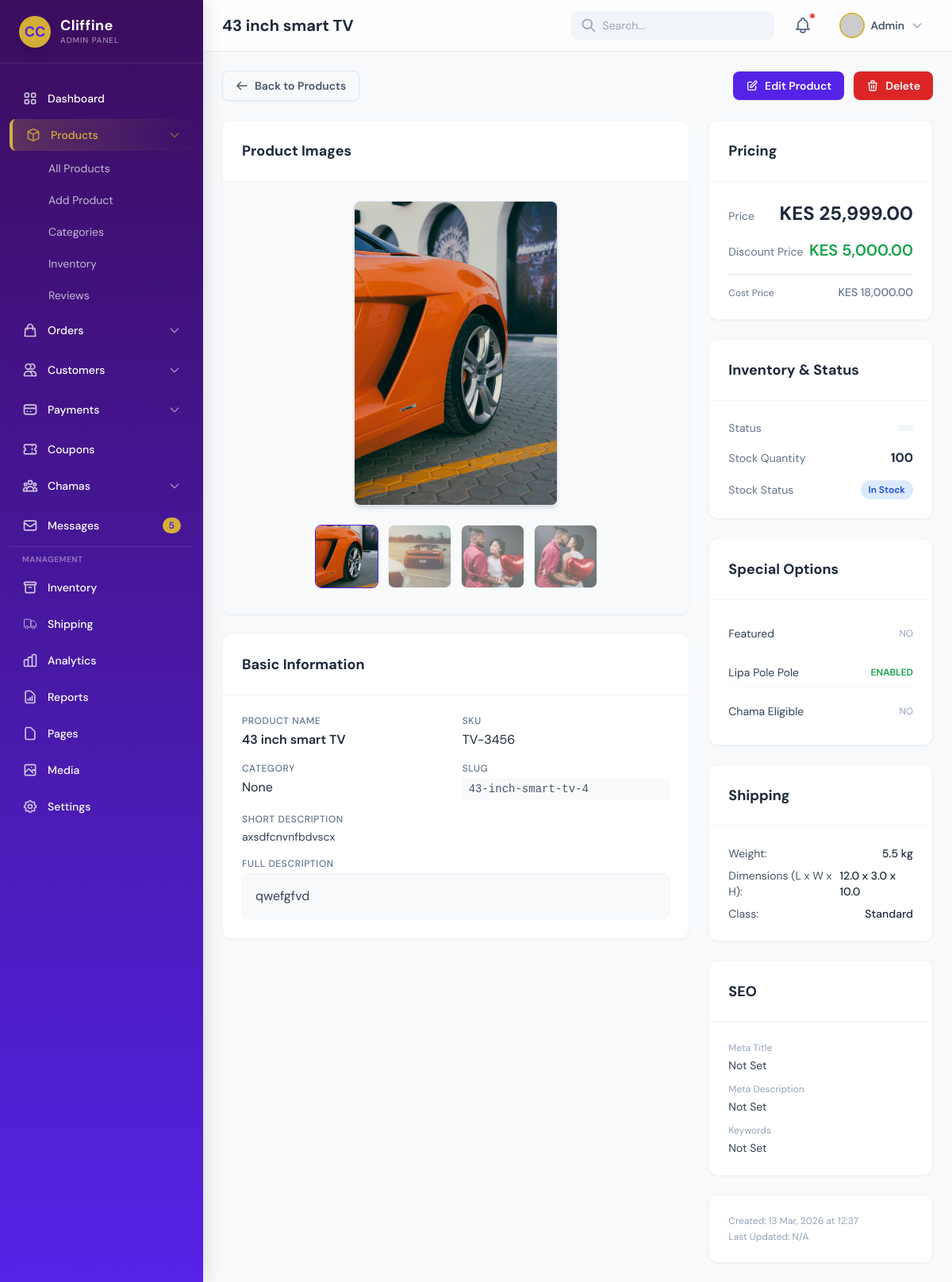
/admin/products/6/view, run on the app's committed database.
### app/models.py (models this page shows)
class Product(db.Model):
    __tablename__ = "products"
    id = db.Column(db.Integer, primary_key=True)
    name = db.Column(db.String(200), nullable=False)
    slug = db.Column(db.String(200), unique=True)
    short_description = db.Column(db.String(500))
    description = db.Column(db.Text)
    price = db.Column(db.Float, nullable=False)
    discount_price = db.Column(db.Float)
    cost_price = db.Column(db.Float)
    sku = db.Column(db.String(100))
    brand = db.Column(db.String(100))
    category_id = db.Column(db.Integer, db.ForeignKey("categories.id"))
    stock = db.Column(db.Integer, default=0)
    low_stock = db.Column(db.Integer)
    stock_status = db.Column(db.String(50), default="in_stock")
    is_featured = db.Column(db.Boolean, default=False)
    is_trending = db.Column(db.Boolean, default=False)
    allow_reviews = db.Column(db.Boolean, default=True)
    lipa_pole_pole = db.Column(db.Boolean, default=False)
    chama_eligible = db.Column(db.Boolean, default=False)
    weight = db.Column(db.Float)
    length = db.Column(db.Float)
    width = db.Column(db.Float)
    height = db.Column(db.Float)
    shipping_class = db.Column(db.String(50))
    meta_title = db.Column(db.String(255))
    meta_description = db.Column(db.Text)
    meta_keywords = db.Column(db.String(255))
    is_active = db.Column(db.Boolean, default=True)
    created_at = db.Column(db.DateTime, default=datetime.utcnow)
    images = db.relationship("ProductImage", backref="product", lazy=True)
    reviews = db.relationship("Review", backref="product", lazy=True)

class ProductImage(db.Model):
    __tablename__ = "product_images"
    id = db.Column(db.Integer, primary_key=True)
    product_id = db.Column(db.Integer, db.ForeignKey("products.id"))
    image_url = db.Column(db.String(255), nullable=False)
    is_main = db.Column(db.Boolean, default=False)
    created_at = db.Column(db.DateTime, default=datetime.utcnow)

### app/admin/routes.py (the view)
@admin_bp.route("/products/<int:product_id>/view")
def view_product(product_id):
    product = Product.query.get_or_404(product_id)
    return render_template("admin/products/view_product.html", product=product)

### app/templates/admin/products/view_product.html (shortened to what this page needs)
{% extends "admin/admin_base.html" %}
{% block page_title %}{{ product.name }}{% endblock %}
{% block content %}
    <div class="flex flex-wrap justify-between items-center gap-3 mb-6">
        <a href="{{ url_for('admin.all_products') }}" class="inline-flex items-center gap-2 px-4 py-2 border border-slate-200 text-slate-600 font-semibold rounded-lg hover:bg-slate-50 transition-colors text-sm shadow-sm">
            <svg class="w-4 h-4" fill="none" stroke="currentColor" viewBox="0 0 24 24"><path stroke-linecap="round" stroke-linejoin="round" stroke-width="2" d="M10 19l-7-7m0 0l7-7m-7 7h18"></path></svg>
            Back to Products
        </a>
        <div class="flex gap-3">
            <a href="{{ url_for('admin.edit_product', product_id=product.id) }}" class="inline-flex items-center gap-2 px-4 py-2 bg-primary text-white font-semibold rounded-lg hover:bg-primary-dark transition-colors text-sm shadow-sm">
                <svg class="w-4 h-4" fill="none" stroke="currentColor" viewBox="0 0 24 24"><path stroke-linecap="round" stroke-linejoin="round" stroke-width="2" d="M11 5H6a2 2 0 00-2 2v11a2 2 0 002 2h11a2 2 0 002-2v-5m-1.414-9.414a2 2 0 112.828 2.828L11.828 15H9v-2.828l8.586-8.586z"></path></svg>
                Edit Product
            </a>
            <a href="{{ url_for('admin.delete_product', product_id=product.id) }}" onclick="return confirm('Are you sure you want to delete this product? This action cannot be undone.')" class="inline-flex items-center gap-2 px-4 py-2 bg-red-600 text-white font-semibold rounded-lg hover:bg-red-700 transition-colors text-sm shadow-sm">
                <svg class="w-4 h-4" fill="none" stroke="currentColor" viewBox="0 0 24 24"><path stroke-linecap="round" stroke-linejoin="round" stroke-width="2" d="M19 7l-.867 12.142A2 2 0 0116.138 21H7.862a2 2 0 01-1.995-1.858L5 7m5 4v6m4-6v6m1-10V4a1 1 0 00-1-1h-4a1 1 0 00-1 1v3M4 7h16"></path></svg>
                Delete
            </a>
        </div>
    </div>
    <div class="grid grid-cols-1 lg:grid-cols-3 gap-6">
        <div class="lg:col-span-2 space-y-6">
            <div class="bg-white rounded-xl shadow-sm border border-slate-100 overflow-hidden">
                <div class="p-6 border-b border-slate-100">
                    <h3 class="text-lg font-bold text-slate-800">Product Images</h3>
                </div>
                <div class="p-6 bg-slate-50">
                    {% if product.images and product.images|length > 0 %}
                        <div class="flex justify-center mb-4">
                            <img id="mainProductImage"
                                 src="{{ url_for('static', filename='uploads/' ~ product.images[0].image_url) }}"
                                 alt="{{ product.name }}"
                                 class="max-w-full max-h-96 object-contain rounded-lg shadow-md border border-slate-200 cursor-pointer"
                                 onclick="openLightbox(this.src)">
                        </div>
                        {% if product.images|length > 1 %}
                        <div class="flex justify-center gap-3 overflow-x-auto py-2">
                            {% for image in product.images %}
                            <img src="{{ url_for('static', filename='uploads/' ~ image.image_url) }}"
                                 alt="Thumbnail {{ loop.index }}"
                                 class="w-20 h-20 object-cover rounded-lg border cursor-pointer transition-all duration-200 thumbnail-img {% if loop.first %}active{% endif %}"
                                 onclick="changeMainImage(this, '{{ url_for('static', filename='uploads/' ~ image.image_url) }}')">
                            {% endfor %}
                        </div>
                        {% endif %}
                    {% else %}
                        <div class="w-full h-64 flex items-center justify-center bg-slate-100 rounded-lg text-slate-400">
                            <span>No Image Available</span>
                        </div>
                    {% endif %}
                </div>
            </div>
            <div class="bg-white rounded-xl shadow-sm border border-slate-100 overflow-hidden">
                <div class="p-6 border-b border-slate-100">
                    <h3 class="text-lg font-bold text-slate-800">Basic Information</h3>
                </div>
                <div class="p-6 space-y-4">
                    <div class="grid grid-cols-1 md:grid-cols-2 gap-4">
                        <div>
                            <label class="block text-xs font-medium text-slate-500 uppercase tracking-wider mb-1">Product Name</label>
                            <p class="text-slate-800 font-semibold">{{ product.name }}</p>
                        </div>
                        <div>
                            <label class="block text-xs font-medium text-slate-500 uppercase tracking-wider mb-1">SKU</label>
                            <p class="text-slate-800">{{ product.sku or 'N/A' }}</p>
                        </div>
                    </div>
                    <div class="grid grid-cols-1 md:grid-cols-2 gap-4">
                        <div>
                            <label class="block text-xs font-medium text-slate-500 uppercase tracking-wider mb-1">Category</label>
                            <p class="text-slate-800">{{ product.category }}</p>
                        </div>
                        <div>
                            <label class="block text-xs font-medium text-slate-500 uppercase tracking-wider mb-1">Slug</label>
                            <p class="text-slate-600 text-sm font-mono bg-slate-50 px-2 py-1 rounded">{{ product.slug }}</p>
                        </div>
                    </div>
                    <div>
                        <label class="block text-xs font-medium text-slate-500 uppercase tracking-wider mb-1">Short Description</label>
                        <p class="text-slate-700 text-sm">{{ product.short_description or 'No short description provided.' }}</p>
                    </div>
                    <div>
                        <label class="block text-xs font-medium text-slate-500 uppercase tracking-wider mb-1">Full Description</label>
                        <div class="prose prose-sm max-w-none text-slate-700 bg-slate-50 p-4 rounded-lg border border-slate-100">
                            {{ product.description | safe if product.description else 'No detailed description provided.' }}
                        </div>
                    </div>
                </div>
            </div>
        </div>
        <div class="lg:col-span-1 space-y-6">
            <div class="bg-white rounded-xl shadow-sm border border-slate-100 overflow-hidden">
                <div class="p-6 border-b border-slate-100">
                    <h3 class="text-lg font-bold text-slate-800">Pricing</h3>
                </div>
                <div class="p-6 space-y-4">
                    <div class="flex justify-between items-baseline">
                        <span class="text-sm text-slate-500">Price</span>
                        <span class="text-2xl font-bold text-slate-800">KES {{ "{:,.2f}".format(product.price) }}</span>
                    </div>
                    {% if product.discount_price %}
                    <div class="flex justify-between items-baseline text-green-600">
                        <span class="text-sm text-slate-500">Discount Price</span>
                        <span class="text-xl font-semibold">KES {{ "{:,.2f}".format(product.discount_price) }}</span>
                    </div>
                    {% endif %}
                    {% if product.cost_price %}
                    <div class="flex justify-between items-baseline text-slate-500 border-t pt-3 mt-3">
                        <span class="text-xs">Cost Price</span>
                        <span class="text-sm font-medium">KES {{ "{:,.2f}".format(product.cost_price) }}</span>
                    </div>
                    {% endif %}
                </div>
            </div>
            <div class="bg-white rounded-xl shadow-sm border border-slate-100 overflow-hidden">
                <div class="p-6 border-b border-slate-100">
                    <h3 class="text-lg font-bold text-slate-800">Inventory & Status</h3>
                </div>
                <div class="p-6 space-y-4">
                    <div class="flex justify-between items-center">
                        <span class="text-sm text-slate-500">Status</span>
                        <span class="px-2.5 py-1 rounded-full text-xs font-semibold
                            {% if product.status == 'Published' %}bg-green-100 text-green-700{% elif product.status == 'Draft' %}bg-yellow-100 text-yellow-700{% else %}bg-slate-100 text-slate-600{% endif %}">
                        </span>
                    </div>
                    <div class="flex justify-between items-center">
                        <span class="text-sm text-slate-500">Stock Quantity</span>
                        <span class="font-bold text-slate-800">{{ product.stock }}</span>
                    </div>
                    <div class="flex justify-between items-center">
                        <span class="text-sm text-slate-500">Stock Status</span>
                        <span class="px-2.5 py-1 rounded-full text-xs font-semibold
                            {% if product.stock_status == 'In Stock' %}bg-blue-100 text-blue-700{% elif product.stock_status == 'Out of Stock' %}bg-red-100 text-red-700{% else %}bg-orange-100 text-orange-700{% endif %}">
                            {{ product.stock_status }}
                        </span>
                    </div>
                </div>
            </div>
            <div class="bg-white rounded-xl shadow-sm border border-slate-100 overflow-hidden">
                <div class="p-6 border-b border-slate-100">
                    <h3 class="text-lg font-bold text-slate-800">Special Options</h3>
                </div>
                <div class="p-6 space-y-3">
                    <div class="flex justify-between items-center py-2 border-b border-slate-50">
                        <span class="text-sm text-slate-700">Featured</span>
                        {% if product.featured %}
                        <span class="text-green-600 font-semibold text-xs uppercase">Yes</span>
                        {% else %}
                        <span class="text-slate-400 text-xs uppercase">No</span>
                        {% endif %}
                    </div>
                    <div class="flex justify-between items-center py-2 border-b border-slate-50">
                        <span class="text-sm text-slate-700">Lipa Pole Pole</span>
                        {% if product.lipa_pole_pole %}
                        <span class="text-green-600 font-semibold text-xs uppercase">Enabled</span>
                        {% else %}
                        <span class="text-slate-400 text-xs uppercase">Disabled</span>
                        {% endif %}
                    </div>
                    <div class="flex justify-between items-center py-2">
                        <span class="text-sm text-slate-700">Chama Eligible</span>
                        {% if product.chama_eligible %}
                        <span class="text-green-600 font-semibold text-xs uppercase">Yes</span>
                        {% else %}
                        <span class="text-slate-400 text-xs uppercase">No</span>
                        {% endif %}
                    </div>
                </div>
            </div>
            <div class="bg-white rounded-xl shadow-sm border border-slate-100 overflow-hidden">
                <div class="p-6 border-b border-slate-100">
                    <h3 class="text-lg font-bold text-slate-800">Shipping</h3>
                </div>
                <div class="p-6 space-y-2 text-sm text-slate-600">
                    <div class="flex justify-between">
                        <span>Weight:</span>
                        <span class="font-medium text-slate-800">{{ product.weight }} kg</span>
                    </div>
                    <div class="flex justify-between">
                        <span>Dimensions (L x W x H):</span>
                        <span class="font-medium text-slate-800">{{ product.length }} x {{ product.width }} x {{ product.height }}</span>
                    </div>
                    <div class="flex justify-between">
                        <span>Class:</span>
                        <span class="font-medium text-slate-800">{{ product.shipping_class or 'Standard' }}</span>
                    </div>
                </div>
            </div>
            <div class="bg-white rounded-xl shadow-sm border border-slate-100 overflow-hidden">
                <div class="p-6 border-b border-slate-100">
                    <h3 class="text-lg font-bold text-slate-800">SEO</h3>
                </div>
                <div class="p-6 space-y-3 text-sm">
                    <div>
                        <label class="block text-xs text-slate-400 mb-1">Meta Title</label>
                        <p class="text-slate-700">{{ product.meta_title or 'Not Set' }}</p>
                    </div>
                    <div>
                        <label class="block text-xs text-slate-400 mb-1">Meta Description</label>
                        <p class="text-slate-700">{{ product.meta_description or 'Not Set' }}</p>
                    </div>
                    <div>
                        <label class="block text-xs text-slate-400 mb-1">Keywords</label>
                        <p class="text-slate-700">{{ product.meta_keywords or 'Not Set' }}</p>
                    </div>
                </div>
            </div>
            <div class="bg-white rounded-xl shadow-sm border border-slate-100 overflow-hidden p-6 text-xs text-slate-400 space-y-1">
                <p>Created: {{ product.created_at.strftime('%d %b, %Y at %H:%M') }}</p>
                <p>Last Updated: {{ product.updated_at.strftime('%d %b, %Y at %H:%M') if product.updated_at else 'N/A' }}</p>
            </div>
        </div>
    </div>
{% endblock %}

### app/templates/admin/admin_base.html (style rules this page uses)
body { font-family: 'DM Sans', sans-serif; background-color: #F8FAFC; }

### app/templates/admin/products/view_product.html (style rules this page uses)
.thumbnail-img.active { border-color: #5423E7; opacity: 1; }
.thumbnail-img { opacity: 0.6; transition: all 0.2s; }

### data on the page
Product: name "43 inch smart TV", sku "TV-3456", slug "43-inch-smart-tv-4", short_description "axsdfcnvnfbdvscx", description "qwefgfvd", price "25,999.00", discount_price "5,000.00", cost_price "18,000.00", stock "100", stock_status "In Stock", weight "5.5", length "12.0", width "3.0", height "10.0", shipping_class "Standard", meta_title "Not Set", meta_description "Not Set", meta_keywords "Not Set", created_at "13 Mar, 2026 at 12:37"
ProductImage: image_url (picture)
ProductImage: image_url (picture)
ProductImage: image_url (picture)
ProductImage: image_url (picture)

### other printed values
{{ product.category }} "None"
